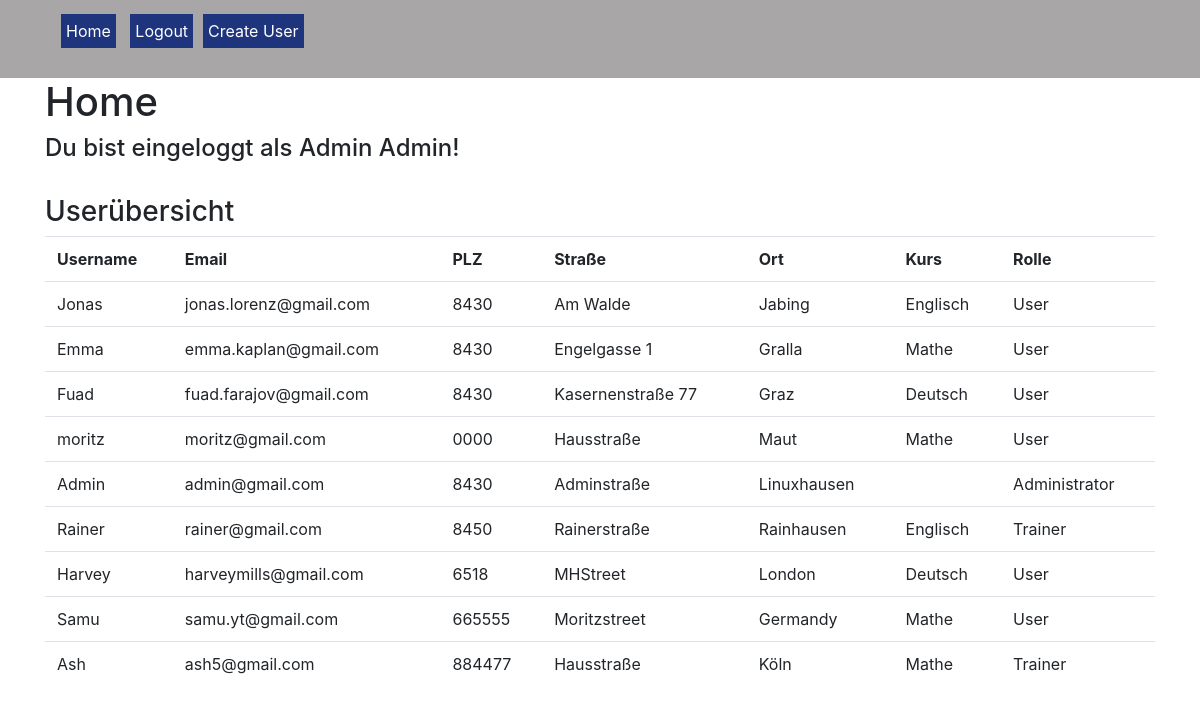
Page /web2/index.php?sucess=login (signed in) on the committed database.
### tables this page shows
CREATE TABLE `users` (
  `ID` int(100) NOT NULL,
  `course_id` int(20) DEFAULT NULL,
  `user_role` int(1) NOT NULL,
  `password` varchar(25) NOT NULL,
  `user` varchar(20) NOT NULL,
  `email` varchar(50) NOT NULL,
  `postal_code` varchar(20) NOT NULL,
  `street` varchar(20) NOT NULL,
  `place` varchar(20) NOT NULL
);

CREATE TABLE `course` (
  `course_id` int(20) NOT NULL,
  `course` varchar(20) DEFAULT NULL,
  `internal_user_id` varchar(20) DEFAULT NULL
);

### web2/includes/adminindex.php (the view)
<?php
if(isset($_SESSION['loggedAdmin'])) {
  require ("./dbconfig.php");
  echo "<h4>Du bist eingeloggt als Admin ".$_SESSION['loggedAdmin']."!</h4>";
  $sql = "SELECT * FROM users
    LEFT JOIN course ON users.course_id = course.course_id ";
  $statement = $db->prepare($sql);
  $statement->execute();
  $result = $statement->get_result();
  echo "<br><h3>Userübersicht</h3>";
  echo '<table class="table">';
    echo '<tr>';
      echo '<th>Username</th>';
      echo '<th>Email</th>';
      echo '<th>PLZ</th>';
      echo '<th>Straße</th>';
      echo '<th>Ort</th>';
      echo '<th>Kurs</th>';
      echo '<th>Rolle</th>';
    echo '</tr>';
  while($row = $result->fetch_object()) {
    echo '<tr>';
      echo '<td>'.$row->user.'</td>';
      echo '<td>'.$row->email.'</td>';
      echo '<td>'.$row->postal_code.'</td>';
      echo '<td>'.$row->street.'</td>';
      echo '<td>'.$row->place.'</td>';
      echo '<td>'.$row->course.'</td>';
      if($row->user_role  == 0){
          echo '<td>User</td>';
      } else if($row->user_role  == 1){
          echo '<td>Trainer</td>';
        } else{
          echo "<td>Administrator</td>";
        }
    echo '</tr>';
  }
  echo '</table>';
}else{
  Header("Location: ..//login.php?error=notloggedasAdmin");
  exit();
}
 ?>

### web2/header.php (shortened to what this page needs)
<link rel="stylesheet" href="https://cdn.jsdelivr.net/npm/bootstrap@4.5.3/dist/css/bootstrap.min.css">
 <html lang="de">
 <head>
   <link rel="stylesheet" href="./css/mycss.css" type="text/css" />
 </head>
 <body>
   <div class="navbar">
     <ul>
       <li><a href="./index.php">Home</a></li>
       <?php
       if(isset($_SESSION['loggedUser']) || isset($_SESSION['loggedTrainer']) || isset($_SESSION['loggedAdmin'])){
         echo "<li><a href='./includes/logout.inc.php'>Logout</a></li>";
                                     if(isset($_SESSION['loggedAdmin'])){
                                       echo "<li><a href='/web2/register.php'>Create User</a></li>";
                                     }
       } else {
       echo "<li><a href='./login.php'>Login</a></li>";
     }
     ?>
     </ul>
  </div>
 </body>
 </html>

### web2/index.php
<?php
require ("./header.php");
?>
<html>
 <body>
   <div class="container">
     <h1>Home</h1>
     <?php
     if(isset($_SESSION['loggedUser'])){
       require("./includes/userindex.php");
     }else if(isset($_SESSION['loggedTrainer'])){
       require("./includes/internalindex.php");
     }else if(isset($_SESSION['loggedAdmin'])){
       require("./includes/adminindex.php");
     }else {
       echo "<h4>Du bist ausgeloggt!</h4>";
     }
     ?>
   </div>
  </body>
</html>

### web2/css/mycss.css (style rules this page uses)
.navbar { width: 100%; background: rgb(168, 166, 166); margin: 0; position: relative; top: 0px; }
body { margin: 0; margin-top: 0px; }
.navbar ul li { padding: 5px 5px; background: rgba(0, 27, 115, 0.82); list-style: none; margin: 6px 5px; color: #fff !important; display: inline-block ; }
.navbar ul li a { color: #fff; text-decoration: none; }

### rows in the picture
users: user "Jonas", email "jonas.lorenz@gmail.com", postal_code "8430", street "Am Walde", place "Jabing", course.course "Englisch", user_role "User"
users: user "Emma", email "emma.kaplan@gmail.com", postal_code "8430", street "Engelgasse 1", place "Gralla", course.course "Mathe", user_role "User"
users: user "Fuad", email "fuad.farajov@gmail.com", postal_code "8430", street "Kasernenstraße 77", place "Graz", course.course "Deutsch", user_role "User"
users: user "moritz", email "moritz@gmail.com", postal_code "0000", street "Hausstraße", place "Maut", course.course "Mathe", user_role "User"
users: user "Admin", email "admin@gmail.com", postal_code "8430", street "Adminstraße", place "Linuxhausen", user_role "Administrator"
users: user "Rainer", email "rainer@gmail.com", postal_code "8450", street "Rainerstraße", place "Rainhausen", course.course "Englisch", user_role "Trainer"
users: user "Harvey", email "harveymills@gmail.com", postal_code "6518", street "MHStreet", place "London", course.course "Deutsch", user_role "User"
users: user "Samu", email "samu.yt@gmail.com", postal_code "665555", street "Moritzstreet", place "Germandy", course.course "Mathe", user_role "User"
users: user "Ash", email "ash5@gmail.com", postal_code "884477", street "Hausstraße", place "Köln", course.course "Mathe", user_role "Trainer"

### other values in the picture
$_SESSION['loggedAdmin'] "Admin"
